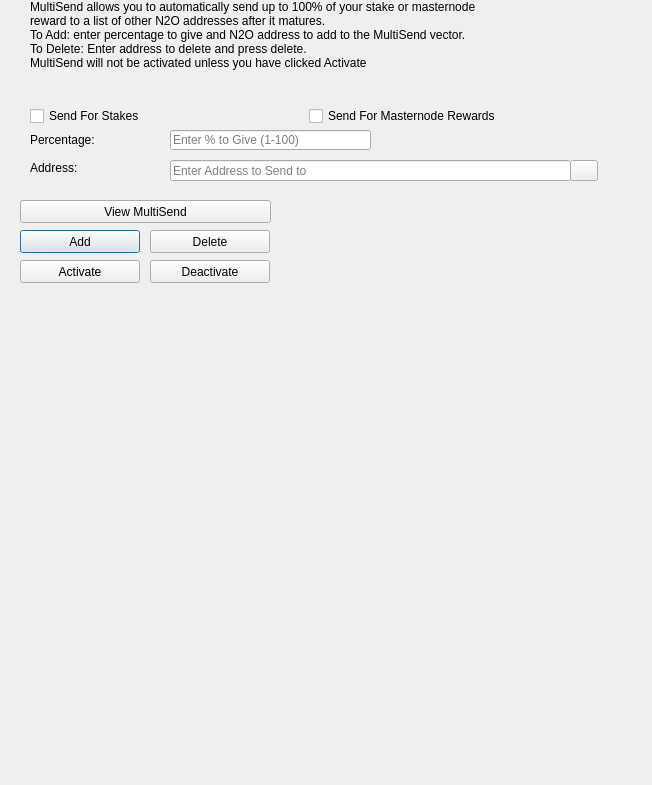
<?xml version="1.0" encoding="UTF-8"?>
<ui version="4.0">
 <class>MultiSendDialog</class>
 <widget class="QDialog" name="MultiSendDialog">
  <property name="windowModality">
   <enum>Qt::NonModal</enum>
  </property>
  <property name="geometry">
   <rect>
    <x>0</x>
    <y>0</y>
    <width>652</width>
    <height>785</height>
   </rect>
  </property>
  <property name="windowTitle">
   <string>MultiSend</string>
  </property>
  <widget class="QLineEdit" name="multiSendPercentEdit">
   <property name="geometry">
    <rect>
     <x>170</x>
     <y>130</y>
     <width>201</width>
     <height>20</height>
    </rect>
   </property>
   <property name="toolTip">
    <string>Enter whole numbers 1 - 100</string>
   </property>
   <property name="placeholderText">
    <string>Enter % to Give (1-100)</string>
   </property>
  </widget>
  <widget class="QLineEdit" name="multiSendAddressEdit">
   <property name="geometry">
    <rect>
     <x>170</x>
     <y>160</y>
     <width>401</width>
     <height>21</height>
    </rect>
   </property>
   <property name="toolTip">
    <string/>
   </property>
   <property name="placeholderText">
    <string>Enter Address to Send to</string>
   </property>
  </widget>
  <widget class="QLabel" name="label_2">
   <property name="geometry">
    <rect>
     <x>30</x>
     <y>0</y>
     <width>451</width>
     <height>121</height>
    </rect>
   </property>
   <property name="lineWidth">
    <number>1</number>
   </property>
   <property name="text">
    <string>MultiSend allows you to automatically send up to 100% of your stake or masternode reward to a list of other N2O addresses after it matures.
To Add: enter percentage to give and N2O address to add to the MultiSend vector.
To Delete: Enter address to delete and press delete.
MultiSend will not be activated unless you have clicked Activate</string>
   </property>
   <property name="alignment">
    <set>Qt::AlignLeading|Qt::AlignLeft|Qt::AlignTop</set>
   </property>
   <property name="wordWrap">
    <bool>true</bool>
   </property>
  </widget>
  <widget class="QPushButton" name="addButton">
   <property name="geometry">
    <rect>
     <x>20</x>
     <y>230</y>
     <width>120</width>
     <height>23</height>
    </rect>
   </property>
   <property name="toolTip">
    <string/>
   </property>
   <property name="statusTip">
    <string>Add to MultiSend Vector</string>
   </property>
   <property name="text">
    <string>Add</string>
   </property>
  </widget>
  <widget class="QPushButton" name="disableButton">
   <property name="geometry">
    <rect>
     <x>150</x>
     <y>260</y>
     <width>120</width>
     <height>23</height>
    </rect>
   </property>
   <property name="statusTip">
    <string>Deactivate MultiSend</string>
   </property>
   <property name="text">
    <string>Deactivate</string>
   </property>
  </widget>
  <widget class="QPushButton" name="addressBookButton">
   <property name="geometry">
    <rect>
     <x>570</x>
     <y>160</y>
     <width>28</width>
     <height>21</height>
    </rect>
   </property>
   <property name="toolTip">
    <string>Choose an address from the address book</string>
   </property>
   <property name="text">
    <string/>
   </property>
   <property name="icon">
    <iconset resource="../nitrous.qrc">
     <normaloff>:/icons/address-book</normaloff>:/icons/address-book</iconset>
   </property>
   <property name="shortcut">
    <string>Alt+A</string>
   </property>
   <property name="autoDefault">
    <bool>false</bool>
   </property>
  </widget>
  <widget class="QLabel" name="label">
   <property name="geometry">
    <rect>
     <x>30</x>
     <y>130</y>
     <width>121</width>
     <height>20</height>
    </rect>
   </property>
   <property name="toolTip">
    <string>Percentage of stake to send</string>
   </property>
   <property name="text">
    <string>Percentage:</string>
   </property>
  </widget>
  <widget class="QLabel" name="label_5">
   <property name="geometry">
    <rect>
     <x>30</x>
     <y>160</y>
     <width>111</width>
     <height>16</height>
    </rect>
   </property>
   <property name="toolTip">
    <string>Address to send portion of stake to</string>
   </property>
   <property name="text">
    <string>Address:</string>
   </property>
  </widget>
  <widget class="QPushButton" name="deleteButton">
   <property name="geometry">
    <rect>
     <x>150</x>
     <y>230</y>
     <width>120</width>
     <height>23</height>
    </rect>
   </property>
   <property name="toolTip">
    <string/>
   </property>
   <property name="statusTip">
    <string>Delete Address From MultiSend Vector</string>
   </property>
   <property name="text">
    <string>Delete</string>
   </property>
  </widget>
  <widget class="QPushButton" name="activateButton">
   <property name="geometry">
    <rect>
     <x>20</x>
     <y>260</y>
     <width>120</width>
     <height>23</height>
    </rect>
   </property>
   <property name="statusTip">
    <string>Activate MultiSend</string>
   </property>
   <property name="text">
    <string>Activate</string>
   </property>
  </widget>
  <widget class="QPushButton" name="viewButton">
   <property name="geometry">
    <rect>
     <x>20</x>
     <y>200</y>
     <width>251</width>
     <height>23</height>
    </rect>
   </property>
   <property name="toolTip">
    <string/>
   </property>
   <property name="statusTip">
    <string>View MultiSend Vector</string>
   </property>
   <property name="text">
    <string>View MultiSend</string>
   </property>
  </widget>
  <widget class="QWidget" name="horizontalLayoutWidget">
   <property name="geometry">
    <rect>
     <x>30</x>
     <y>100</y>
     <width>551</width>
     <height>33</height>
    </rect>
   </property>
   <layout class="QHBoxLayout" name="horizontalLayout">
    <item>
     <widget class="QCheckBox" name="multiSendStakeCheckBox">
      <property name="text">
       <string>Send For Stakes</string>
      </property>
     </widget>
    </item>
    <item>
     <widget class="QCheckBox" name="multiSendMasternodeCheckBox">
      <property name="text">
       <string>Send For Masternode Rewards</string>
      </property>
     </widget>
    </item>
   </layout>
  </widget>
  <widget class="QLabel" name="message">
   <property name="geometry">
    <rect>
     <x>290</x>
     <y>220</y>
     <width>351</width>
     <height>511</height>
    </rect>
   </property>
   <property name="text">
    <string/>
   </property>
  </widget>
 </widget>
 <resources>
  <include location="../nitrous.qrc"/>
 </resources>
 <connections/>
</ui>
